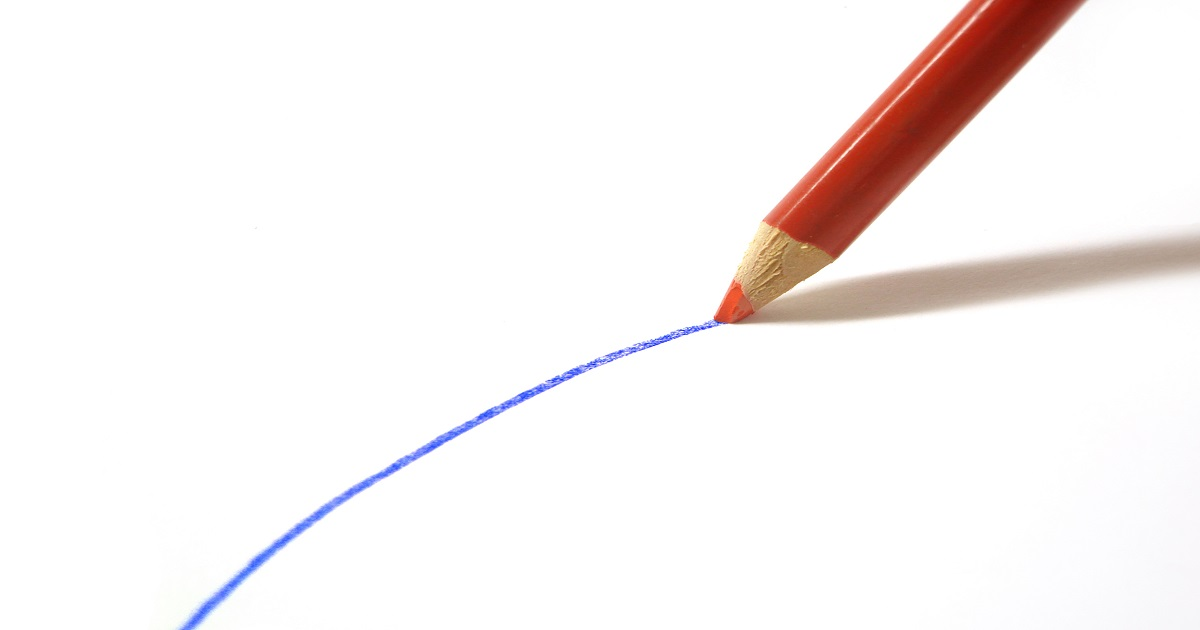
#> input picture sims/flotante/pencil.jpg, 1200 x 630 px
$ python sim.py
#> lines starting #> are read from the running program, lines starting #| are printed output that depends on the picture
### sims/flotante/utils.py
import numpy as np
import cv2

# KERNELS
edges = np.array([[-1,-1,-1], [-1,8,-1], [-1,-1,-1]])
gaussian_blur = np.array([[1,2,1], [2,4,2], [1,2,1]]) / 16
sharpen = np.array([[0,-1,0], [-1,5,-1], [0,-1,0]])
identity = np.array([[0,0,0], [0,1,0], [0,0,0]])

KERNELS = {
    "edges": edges,
    "gaussian_blur": gaussian_blur,
    "sharpen": sharpen,
    "identity": identity
 }

# IMAGE OPENCV FUNCTIONS
def load_frame(path):
    """Loads an image"""""
#> called with path = './pencil.jpg'
    image = cv2.imread(path)
#> image is the input picture: shape (630, 1200, 3); mean B, G, R 243.4, 243.9, 248.4
    return image

def pre_process_frame(image):
    """Pre-processes a frame, change resolution, greyscale"""
    # Convert the image to grayscale
    gray_image = cv2.cvtColor(image, cv2.COLOR_BGR2GRAY)
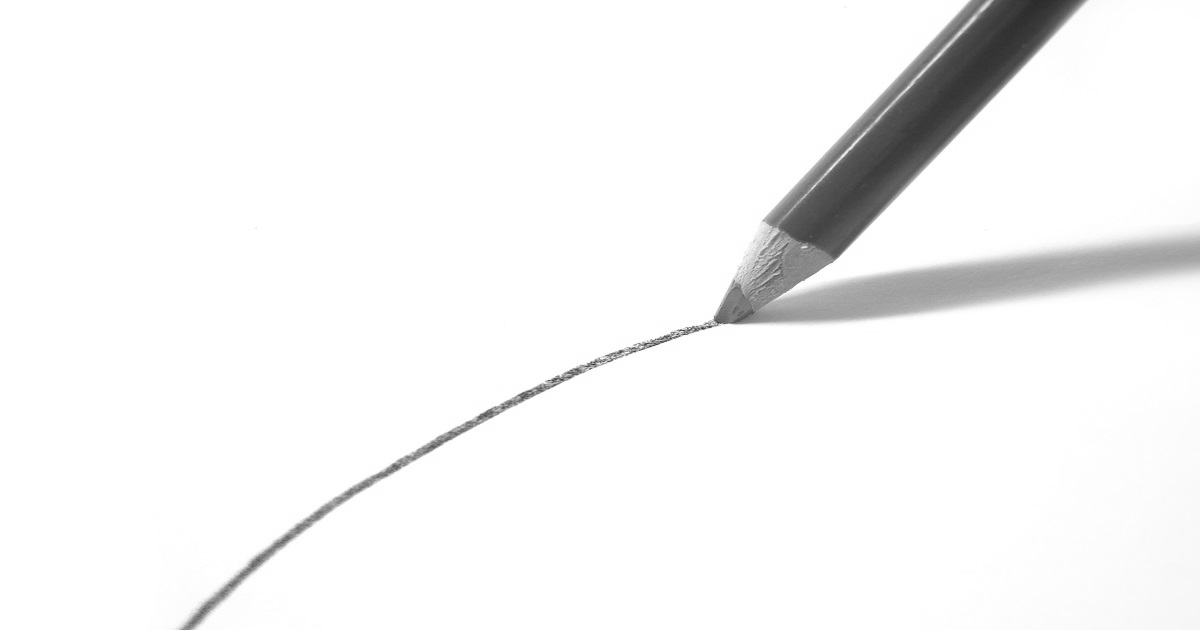
#> gray_image: shape (630, 1200); min 40, max 255, mean 245.2

    # Convert the OpenCV image to a NumPy array
    arr = np.array(gray_image)

    # Resize the frame
    resized = cv2.resize(arr, (200, 200))
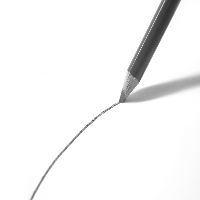
#> resized: shape (200, 200); min 43, max 255, mean 245.1

    return resized

# [12 lines left out: functions post_process_frame, display_frame, not called in this run]

### sims/flotante/sim.py
import numpy as np
import cv2 # opencv-python
from scipy import signal
from tool._fixedInt import *

from utils import KERNELS, load_frame, pre_process_frame, post_process_frame, display_frame

kernel = KERNELS["gaussian_blur"]

# FRAME
car = "./car.jpg"
gioconda = "./gioconda.jpg"
pencil = "./pencil.jpg"
path = pencil

def convolve_frame(frame, kernel):
    """Convolves a frame with a kernel using zero padding, returns result of same size as input frame"""
    result = signal.convolve2d(frame, kernel, mode='same', boundary='fill', fillvalue=0)

    return np.array(result, dtype=np.uint8)


def convolve_frame_manual(frame, kernel):
    """Convolves a frame with a kernel using zero padding, returns result of same size as input frame"""
    # Get kernel size
    kernel_size = 3

    # Get frame size
    frame_width  = frame.shape[0]
#> frame_width = 200
    frame_height = frame.shape[1]
#> frame_height = 200

    # Agrego padding al frame y normalizo los valores
    padded_frame = np.pad(frame, pad_width=1, constant_values=0)
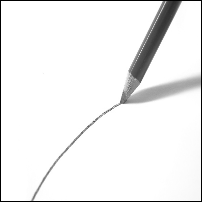
#> padded_frame: shape (202, 202); min 0, max 255, mean 240.3
    padded_frame = padded_frame/256

    subframe = np.zeros_like(kernel)
    #Creo una matriz (punto fijo) del tamaño del kernel para los productos parciales
#> (the run stopped early here; a loop or call above may not have finished)
